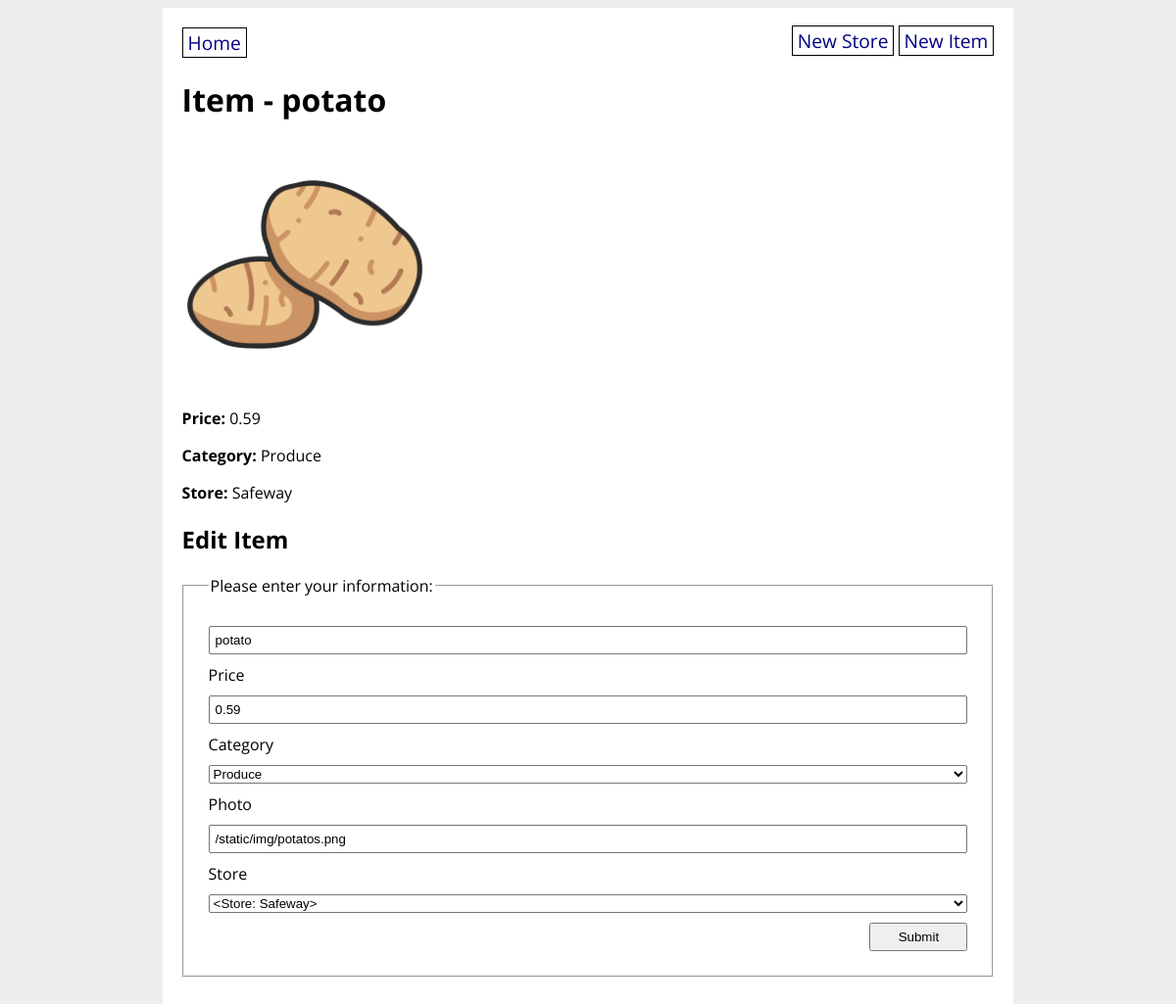
/item/1, run on an earlier commit of the app's database.
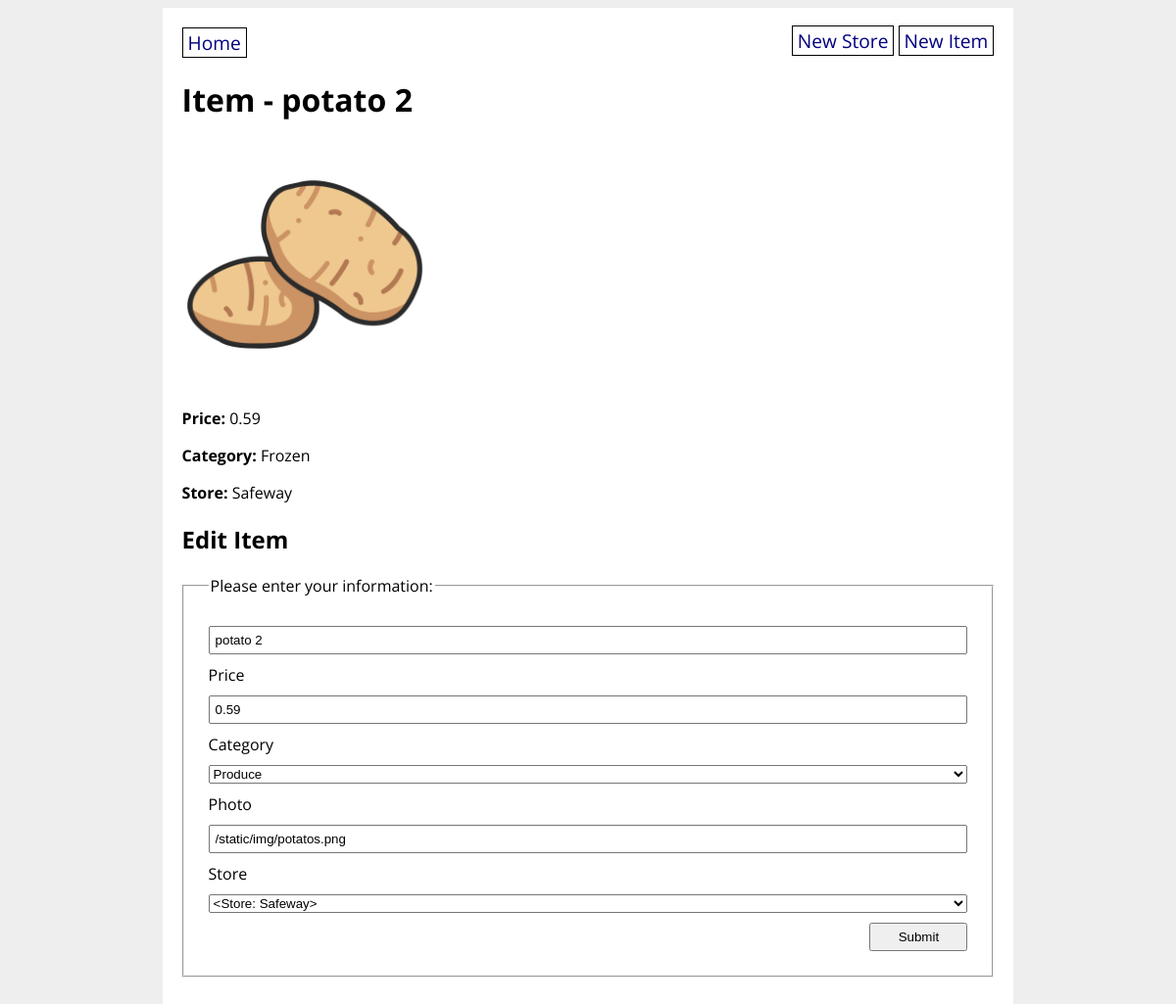
And on a later commit of the database.
### grocery_app/models.py (models this page shows)
class GroceryItem(db.Model):
    id = db.Column(db.Integer, primary_key=True)
    name = db.Column(db.String(80), nullable=False)
    price = db.Column(db.Float(precision=2), nullable=False)
    category = db.Column(db.Enum(ItemCategory), default=ItemCategory.OTHER)
    photo_url = db.Column(URLType)
    store_id = db.Column(
        db.Integer, db.ForeignKey('grocery_store.id'), nullable=False)
    store = db.relationship('GroceryStore', back_populates='items')

### grocery_app/routes.py (the view, shortened to what this page needs)
@main.route('/item/<item_id>', methods=['GET', 'POST'])
def item_detail(item_id):
    item = GroceryItem.query.get(item_id)
    form = GroceryItemForm(obj=item)
    return render_template('item_detail.html', item=item, form=form)

### grocery_app/forms.py
class GroceryItemForm(FlaskForm):
    name = StringField('Name', validators=[DataRequired(), Length(min=3, max=80)])
    price = FloatField('Price', validators=[DataRequired()])
    category = SelectField('Category', choices=ItemCategory.choices())
    photo_url = StringField('Photo', validators=[DataRequired(), Length(min=3, max=80)])
    store = QuerySelectField('Store', query_factory=lambda: GroceryStore.query)
    submit = SubmitField('Submit')
    pass

### grocery_app/models.py (called while the page is built)
    def __str__(self):
        return f'<Store: {self.title}>'

### grocery_app/utils.py (called while the page is built)
    def __str__(self):
        return str(self.value)

### grocery_app/templates/item_detail.html (shortened to what this page needs)
{% extends 'base.html' %}
{% block content %}
<h1>Item - {{ item.name }}</h1>
<p><img src="{{ item.photo_url }}" width="250px" height="250px"></p>
<p><strong>Price:</strong> {{ item.price }}</p>
<p><strong>Category:</strong> {{ item.category }}</p>
<p><strong>Store:</strong> {{ item.store.title }}</p>
<h2>Edit Item</h2>
<form method="POST" action="{{ url_for('main.item_detail', item_id = item.id) }}">
    <fieldset>
        <legend>Please enter your information:</legend>
        {{ form.name }}
        {{ form.price.label }}
        {{ form.price }}
        {{ form.category.label }}
        {{ form.category }}
        {{ form.photo_url.label }}
        {{ form.photo_url }}
        {{ form.store.label }}
        {{ form.store }}
        {{ form.submit }}
    </fieldset>
</form>
{% endblock %}

What changed in the data, as far as the page shows it:
changed GroceryItem "Produce": name "potato" → "potato 2"; category "Produce" → "Frozen"
